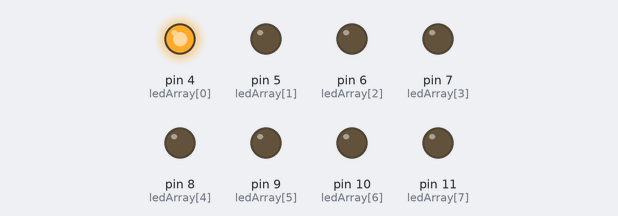
A sketch run on a simulated Arduino Uno, built with avr-gcc and run on an emulated ATmega328P. Shown: output pins drawn as LEDs (lit = HIGH).

Above: at 0.02 s.
At 0.47 s:
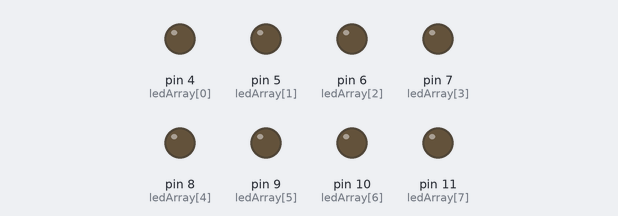
At 0.92 s:
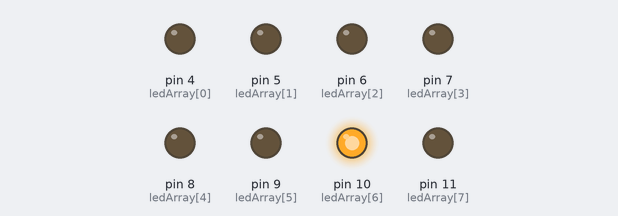
At 1.82 s:
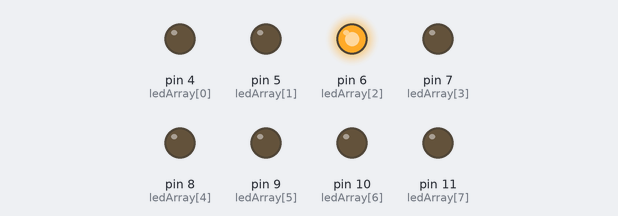
At 2.62 s:
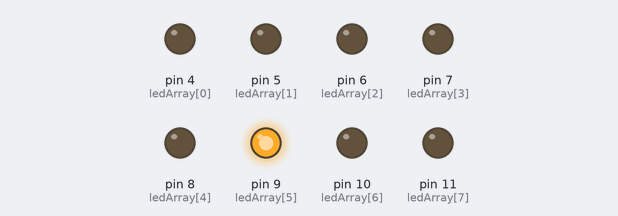
At 3.62 s:
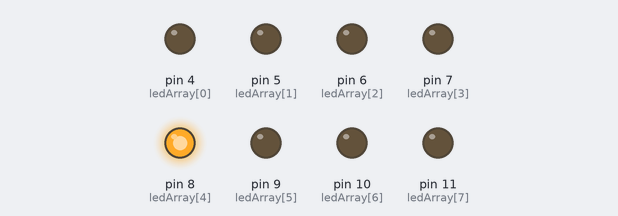
Timing chart, 0 to 3.9 s (numbered marks = the images above):
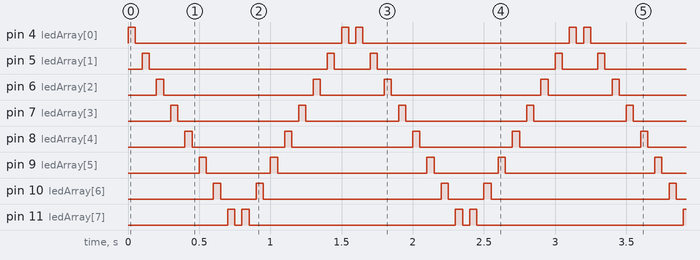

The sketch:

LAB05.ino
```cpp
int ledArray[]={4,5,6,7,8,9,10,11};
int delayTime = 50;

void setup() {
  // put your setup code here, to run once:
  for(int i =0; i<8;i++){
    pinMode(ledArray[i],OUTPUT);
  }
}

void loop() {
  // put your main code here, to run repeatedly:


  for(int i =4; i<12;i++){
    digitalWrite(i,HIGH);
    delay(delayTime);
    digitalWrite(i,LOW);
    delay(delayTime);

    if(i==11){
      for(int j =4; j<12;j++){
    digitalWrite(15-j,HIGH);
    delay(delayTime);
    digitalWrite(15-j,LOW);
    delay(delayTime);
      }
    }
  }
}
```

Measured:
- by itself, pin 4 (ledArray[0]): repeats every 1.6 s: LOW 1.5 s, HIGH 0.05 s, LOW 0.05 s, HIGH 0.05 s
- by itself, pin 5 (ledArray[1]): repeats every 1.6 s: LOW 1.3 s, HIGH 0.05 s, LOW 0.25 s, HIGH 0.05 s
- by itself, pin 6 (ledArray[2]): repeats every 1.6 s: LOW 1.1 s, HIGH 0.05 s, LOW 0.45 s, HIGH 0.05 s
- by itself, pin 7 (ledArray[3]): repeats every 1.6 s: LOW 0.85 s, HIGH 0.05 s, LOW 0.65 s, HIGH 0.05 s
- by itself, pin 8 (ledArray[4]): repeats every 1.6 s: LOW 0.65 s, HIGH 0.05 s, LOW 0.85 s, HIGH 0.05 s
- by itself, pin 9 (ledArray[5]): repeats every 1.6 s: LOW 0.45 s, HIGH 0.05 s, LOW 1.1 s, HIGH 0.05 s
- by itself, pin 10 (ledArray[6]): repeats every 1.6 s: LOW 0.25 s, HIGH 0.05 s, LOW 1.3 s, HIGH 0.05 s
- by itself, pin 11 (ledArray[7]): repeats every 1.6 s: LOW 0.05 s, HIGH 0.05 s, LOW 1.5 s, HIGH 0.05 s
